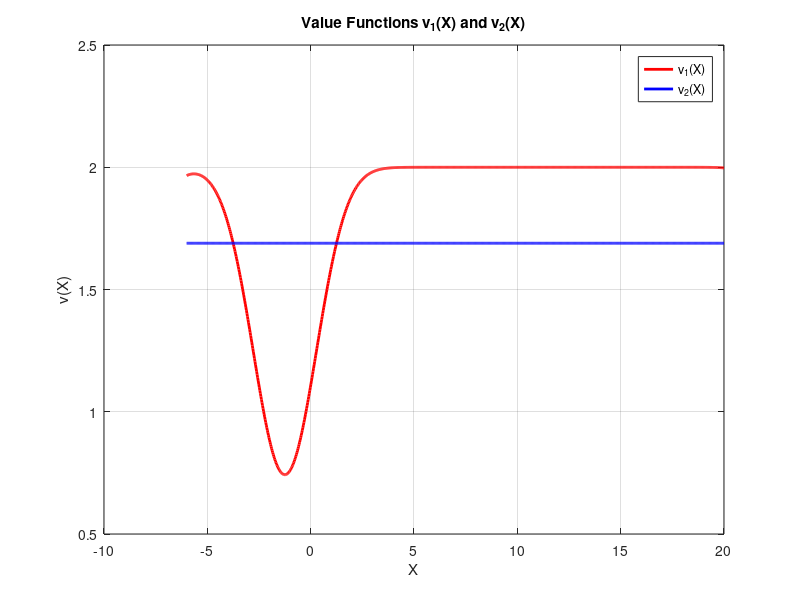
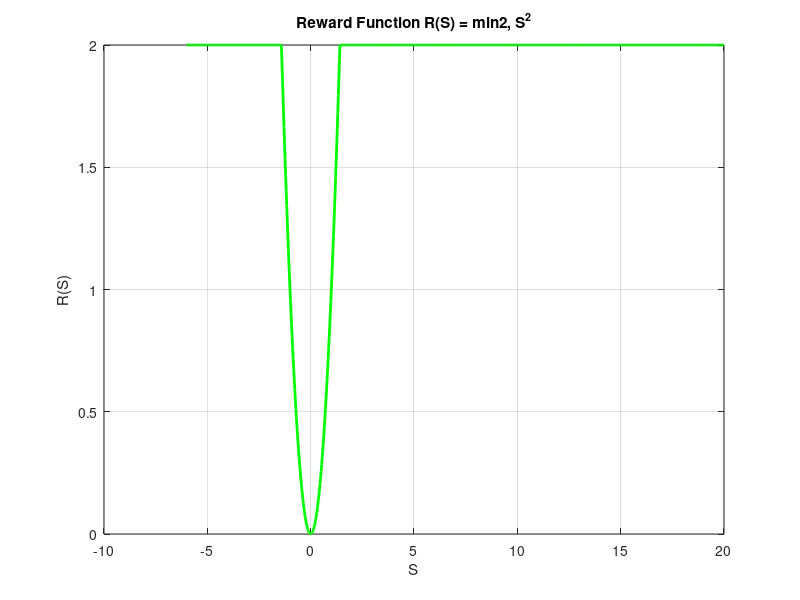

The MATLAB script that drew these images, in order:
% Ορισμός πλέγματος καταστάσεων
n = 1000; % Αριθμός σημείων
s = linspace(-6,20, n); % Πλέγμα καταστάσεων (S_t και S_{t+1})

% Συνάρτηση ανταμοιβής R(S) = min(2, S^2)
R = min(2, s.^2);

% Δυναμικές για α = 1
mu1 = 0.8 * s + 1.0; % Μέση τιμή των δυναμικών
sigma1 = 1;         % Τυπική απόκλιση

% Υπολογισμός H(y|x) για α = 1
H1 = zeros(n, n);
for j = 1:n
  H1(:, j) = normcdf((s - mu1(j)) / sigma1);

end

% Υπολογισμός F1
F1 = zeros(n, n);
for i = 1:n
  F1(i, 1) = (H1(2, i) - H1(1, i)) / 2;
  for j = 2:(n-1)
    F1(i, j) = (H1(j+1, i) - H1(j-1, i)) / 2;
  end
  F1(i, n) = (H1(n, i) - H1(n-1, i)) / 2;
end

% Υπολογισμός v1(X)

v1_num = F1 * R';

% Δυναμικές για α = 2
mu2 = -2.0; % Μέση τιμή των δυναμικών
sigma2 = 1; % Τυπική απόκλιση

% Υπολογισμός H(y|x) για α = 2
H2 = zeros(n, n);
for j = 1:n
  H2(:, j) = normcdf((s - mu2) / sigma2);
end

% Υπολογισμός F2
F2 = zeros(n, n);
for i = 1:n
  F2(i, 1) = (H2(2, i) - H2(1, i)) / 2;

  for j = 2:(n-1)
    F2(i, j) = (H2(j+1, i) - H2(j-1, i)) / 2;
  end
  F2(i, n) = (H2(n, i) - H2(n-1, i)) / 2;
end

% Υπολογισμός v2(X)
v2_num = F2 * R';

% Βέλτιστη πολιτική
optimal_policy = zeros(1, n);
for i = 1:n
  if v1_num(i) >= v2_num(i)

    optimal_policy(i) = 1;
  else
    optimal_policy(i) = 2;
  end
end

% Γραφήματα
figure;
plot(s, v1_num, 'r', 'LineWidth', 2); hold on;
plot(s, v2_num, 'b', 'LineWidth', 2);
title('Value Functions v_1(X) and v_2(X)');
xlabel('X');
ylabel('v(X)');
legend('v_1(X)', 'v_2(X)');
grid on;

figure;
plot(s, R, 'g', 'LineWidth', 2);
title('Reward Function R(S) = min{2, S^2}');
xlabel('S');
ylabel('R(S)');
grid on;

% Αποθήκευση
save('v1_resultsnumerical.mat', 's', 'v1_num', 'v2_num', 'optimal_policy');
save('v2_resultsnumerical.mat', 's', 'v2_num', 'v2_num', 'optimal_policy');
